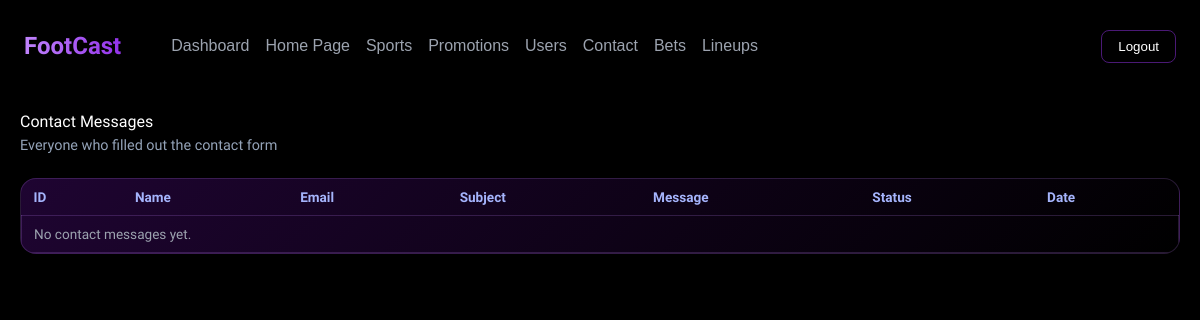
The page /admin-dashboard/contact.php (signed in) on the database as committed earlier.
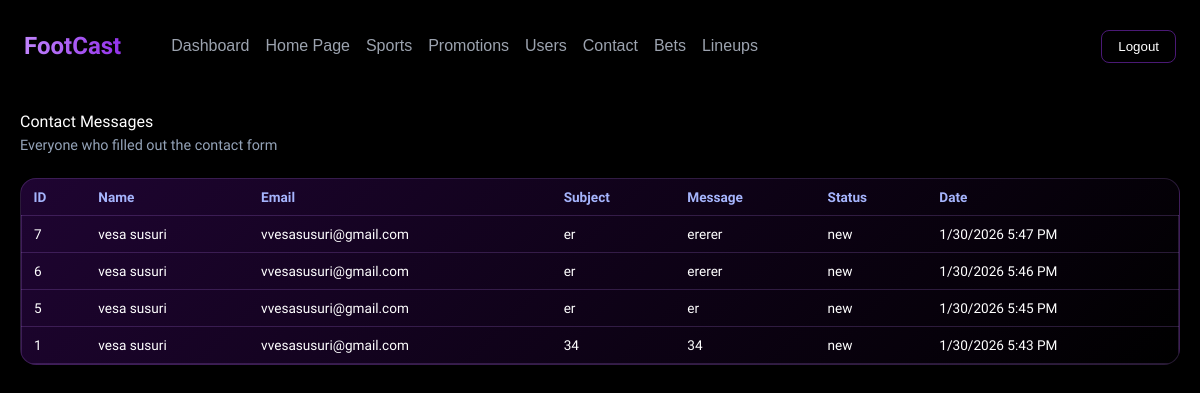
The same page on the database as committed later.
### tables this page shows
CREATE TABLE `contact_messages` (
  `id` int(11) NOT NULL,
  `name` varchar(120) NOT NULL,
  `email` varchar(160) NOT NULL,
  `subject` varchar(180) DEFAULT NULL,
  `message` text NOT NULL,
  `status` enum('new','read') NOT NULL DEFAULT 'new',
  `created_at` timestamp NOT NULL DEFAULT current_timestamp()
);

### admin-dashboard/assets/includes/ContactRepository.php (called while the page is built, shortened)
<?php
final class ContactRepository{
    private mysqli $db;
    public function __construct(mysqli $db){
        $this->db = $db;
    }
    public function getAll(): array
    {
        $stmt = $this->db->prepare(
            'SELECT id, name, email, subject, message, status, created_at
             FROM contact_messages
             ORDER BY created_at DESC'
        );
        $stmt->execute();
        $result = $stmt->get_result();
        $rows = [];
        if ($result) {
            while ($row = $result->fetch_assoc()) {
                $rows[] = $row;
            }
        }
        return $rows;
    }
}

### admin-dashboard/contact.php (the view, shortened to what this page needs)
<?php
require_once __DIR__ . '/assets/includes/ContactRepository.php';
$db = footcast_db();
$contactRepository = new ContactRepository($db);
$messages = $contactRepository->getAll();
?>
<!DOCTYPE html>
<html lang="en">
<head>
    <link rel="stylesheet" href="../assets/css/style.css">
    <link rel="stylesheet" href="./assets/css/users.css">
</head>
<body>
    <?php include("./assets/php/header.php"); ?>
    <main class="admin-main">
        <section class="admin-hero">
            <div class="admin-hero-text">
                <h1>Contact Messages</h1>
                <p>Everyone who filled out the contact form</p>
            </div>
        </section>
        <section class="admin-section admin-section-active">
            <div class="admin-table-wrapper">
                <table class="admin-table">
                    <thead>
                        <tr>
                            <th>ID</th>
                            <th>Name</th>
                            <th>Email</th>
                            <th>Subject</th>
                            <th>Message</th>
                            <th>Status</th>
                            <th>Date</th>
                        </tr>
                    </thead>
                    <tbody>
                        <?php if (empty($messages)): ?>
                            <tr>
                                <td colspan="7" class="admin-empty-cell">No contact messages yet.</td>
                            </tr>
                        <?php else: ?>
                            <?php foreach ($messages as $msg): ?>
                                <tr>
                                    <td data-label="ID"><?php echo (int) $msg['id']; ?></td>
                                    <td data-label="Name"><?php echo htmlspecialchars($msg['name'] ?? '', ENT_QUOTES, 'UTF-8'); ?></td>
                                    <td data-label="Email"><?php echo htmlspecialchars($msg['email'] ?? '', ENT_QUOTES, 'UTF-8'); ?></td>
                                    <td data-label="Subject"><?php echo htmlspecialchars($msg['subject'] ?? '—', ENT_QUOTES, 'UTF-8'); ?></td>
                                    <td data-label="Message"><?php echo htmlspecialchars($msg['message'] ?? '', ENT_QUOTES, 'UTF-8'); ?></td>
                                    <td data-label="Status"><?php echo htmlspecialchars($msg['status'] ?? '—', ENT_QUOTES, 'UTF-8'); ?></td>
                                    <td data-label="Date"><?php echo htmlspecialchars(date('n/j/Y g:i A', strtotime($msg['created_at'] ?? '')), ENT_QUOTES, 'UTF-8'); ?></td>
                                </tr>
                            <?php endforeach; ?>
                        <?php endif; ?>
                    </tbody>
                </table>
            </div>
        </section>
    </main>
</body>
</html>

Rows that differ between the two databases and show on the page:
added contact_messages: id "7", name "vesa susuri", email "vvesasusuri@gmail.com", subject "er", message "ererer", status "new", created_at "1/30/2026 5:47 PM"
added contact_messages: id "6", name "vesa susuri", email "vvesasusuri@gmail.com", subject "er", message "ererer", status "new", created_at "1/30/2026 5:46 PM"
added contact_messages: id "5", name "vesa susuri", email "vvesasusuri@gmail.com", subject "er", message "er", status "new", created_at "1/30/2026 5:45 PM"
added contact_messages: id "1", name "vesa susuri", email "vvesasusuri@gmail.com", subject "34", message "34", status "new", created_at "1/30/2026 5:43 PM"
Other text that changed with them:
text no longer shown: "No contact messages yet."
